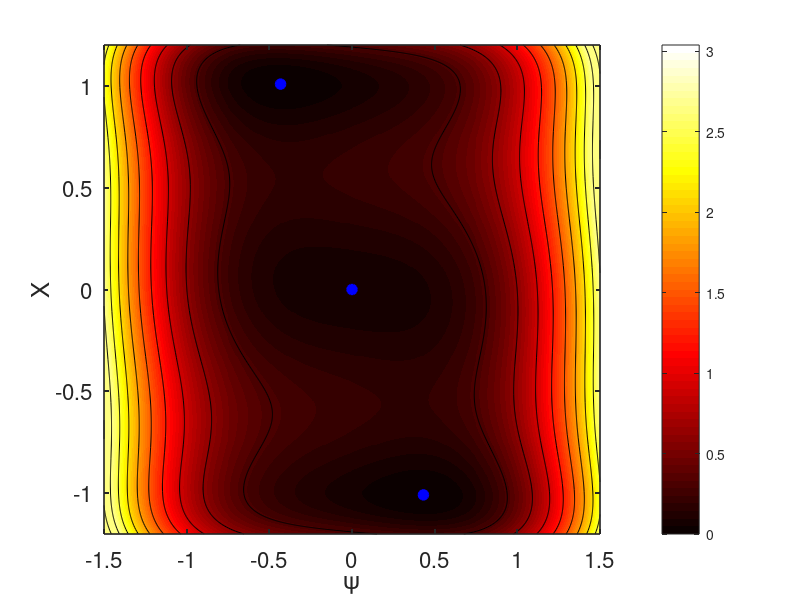

Write the MATLAB code that produced this figure.
function plot_energy_landscape_psi_X_fixedLattice()
% plot_energy_landscape_psi_X_fixedLattice
% 2D free-energy landscape:
% x-axis  : psi
% y-axis  : X
% colormap: hot
%
% Electronic part:
%   F_el = 1/2 a1 psi^2 + b1/24 psi^4
%
% Fixed lattice part with three minima:
%   F_lat = kX * X^2 * (X^2 - X0^2)^2
%
% Coupling:
%   F_coup = lambda * psi * X

clc; close all;

%% =========================
% USER PARAMETERS
% ==========================
% a1 = -2;
% b1 = 12;
% lambda = 0.2;

a1 = 0.1;
b1 = 12;
lambda = 0.2;

% fixed lattice shape
kX = 1;     % overall lattice energy scale
X0 = 1;     % side minima near X = +-X0

% plot range
psi_min = -1.5;
psi_max =  1.5;
X_min   = -1.2;
X_max   =  1.2;

% resolution
Npsi = 501;
NX   = 501;

% visualization
shift_min_to_zero   = true;
use_percentile_clip = true;
clip_percentile     = 98;
show_contour        = true;
num_contours        = 10;
FS = 16;

% local minima detection
exclude_boundary = true;   % ignore minima on outermost boundary
merge_tol_psi    = 0.02;   % merge nearby minima in psi
merge_tol_X      = 0.02;   % merge nearby minima in X

%% =========================
% GRID
% ==========================
psiList = linspace(psi_min, psi_max, Npsi);
XList   = linspace(X_min, X_max, NX);
[PSI, XX] = meshgrid(psiList, XList);

dpsi = psiList(2) - psiList(1);
dX   = XList(2)   - XList(1);

%% =========================
% FREE ENERGY
% ==========================
F = free_energy_model(PSI, XX, a1, b1, lambda, kX, X0);

if shift_min_to_zero
    F = F - min(F(:));
end

Fplot = F;
if use_percentile_clip
    clip_val = prctile(Fplot(:), clip_percentile);
    Fplot(Fplot > clip_val) = clip_val;
end

%% =========================
% GLOBAL MINIMUM
% ==========================
[Fmin, idxMin] = min(F(:));
[rowMin, colMin] = ind2sub(size(F), idxMin);
psi_min_loc = PSI(rowMin, colMin);
X_min_loc   = XX(rowMin, colMin);

%% =========================
% FIND ALL LOCAL MINIMA ON GRID
% A point is a local minimum if it is <= all 8 neighbors
% and strictly < at least one neighbor.
% ==========================
isLocalMin = false(size(F));

row_start = 2;
row_end   = size(F,1)-1;
col_start = 2;
col_end   = size(F,2)-1;

if ~exclude_boundary
    row_start = 1;
    row_end   = size(F,1);
    col_start = 1;
    col_end   = size(F,2);
end

for i = row_start:row_end
    for j = col_start:col_end
        
        i1 = max(i-1, 1);
        i2 = min(i+1, size(F,1));
        j1 = max(j-1, 1);
        j2 = min(j+1, size(F,2));
        
        block = F(i1:i2, j1:j2);
        center = F(i,j);
        
        neigh = block(:);
        center_idx = ceil(numel(neigh)/2);
        
        % remove center element
        neigh(center_idx) = [];
        
        if all(center <= neigh) && any(center < neigh)
            isLocalMin(i,j) = true;
        end
    end
end

[minRows, minCols] = find(isLocalMin);

psi_local = PSI(isLocalMin);
X_local   = XX(isLocalMin);
F_local   = F(isLocalMin);

%% =========================
% MERGE VERY CLOSE MINIMA
% (avoid many nearly identical minima due to dense mesh)
% ==========================
if ~isempty(psi_local)
    keep = true(size(psi_local));
    
    % sort by energy first so lower minima are kept preferentially
    [~, order] = sort(F_local, 'ascend');
    psi_local = psi_local(order);
    X_local   = X_local(order);
    F_local   = F_local(order);
    
    for n = 1:length(psi_local)
        if ~keep(n), continue; end
        
        for m = n+1:length(psi_local)
            if ~keep(m), continue; end
            
            if abs(psi_local(n) - psi_local(m)) < max(merge_tol_psi, 1.5*dpsi) && ...
               abs(X_local(n)   - X_local(m))   < max(merge_tol_X,   1.5*dX)
                keep(m) = false;
            end
        end
    end
    
    psi_local = psi_local(keep);
    X_local   = X_local(keep);
    F_local   = F_local(keep);
end

%% =========================
% PRINT LOCAL MINIMA
% ==========================
fprintf('\n==== Local minima found: %d ====\n', numel(F_local));
for n = 1:numel(F_local)
    fprintf('min %2d: psi = %+8.5f, X = %+8.5f, F = %+12.8f\n', ...
        n, psi_local(n), X_local(n), F_local(n));
end

%% =========================
% PLOT
% ==========================
figure('Color','w','Position',[100 80 850 700]);

imagesc(psiList, XList, Fplot);
set(gca, 'YDir', 'normal');
axis tight;
colormap(hot);
colorbar;
hold on;

if show_contour
    contour(psiList, XList, F, num_contours, 'k-', 'LineWidth', 0.45);
end

% plot all local minima (same style)
plot(psi_local, X_local, 'bo', ...
    'MarkerSize', 7, 'LineWidth', 1.5, 'MarkerFaceColor', 'b');

xlabel('\psi', 'FontSize', FS);
ylabel('X', 'FontSize', FS);
set(gca, 'FontSize', FS, 'LineWidth', 1.2, 'Box', 'on');

end

%% =========================
% LOCAL FUNCTION
% ==========================
function F = free_energy_model(psi, X, a1, b1, lambda, kX, X0)

F_el  = 0.5 .* a1 .* psi.^2 + (b1/24) .* psi.^4;
F_lat = kX .* X.^2 .* (X.^2 - X0.^2).^2;
F_cpl = lambda .* psi .* X;

F = F_el + F_lat + F_cpl;
end
